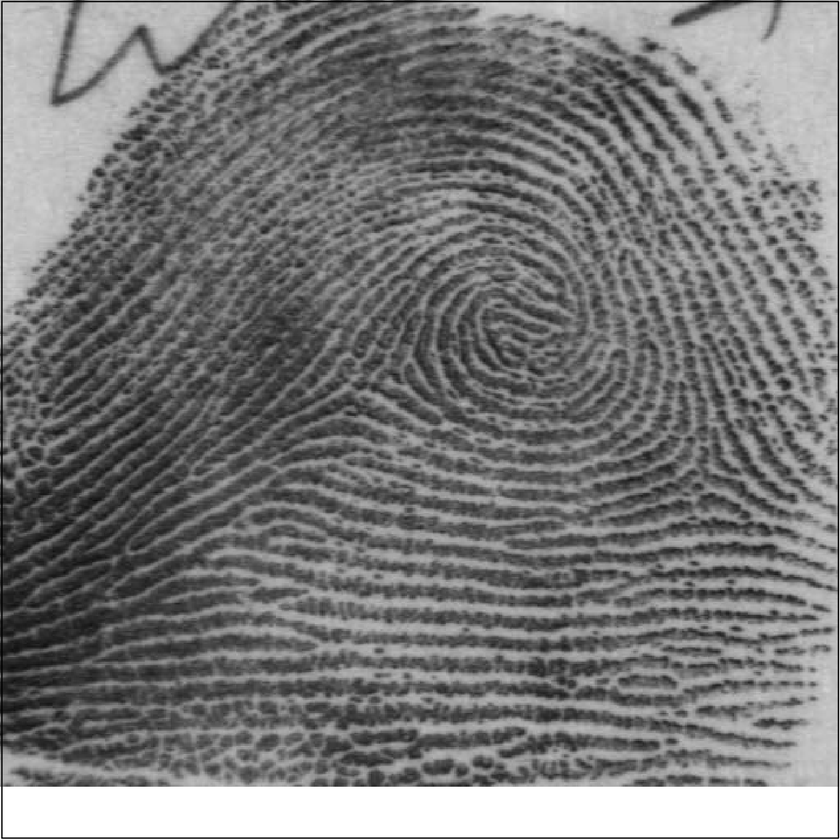
%> input picture median_smoothing/8-FigureA.1-1.png, 840 x 840 px, shrunk from 1230 x 1230 before the run
$ octave otsu_thresholding_bc_var.m   (GNU Octave 9; MATLAB toolbox functions it lacks are replaced by stand-ins)
%> lines starting %> are read from the running program, lines starting %| are printed output that depends on the picture; in (x1, y1, x2, y2) boxes, pixels count from 0 and x2, y2 are one past the last pixel; in counts of white or black regions, pixels touching at a corner belong together; the program's own positions count from 1
clc;
clear all;
close all;
img = imread("8-FigureA.1-1.png");
%> img is the input picture: size 840x840x3 uint8; min 0, max 255, mean 120.8

[histImg,counts] = imhist(img);
%> histImg = 256 values, max 119838 at index 256, min 0 at index 221, mean 8268.8; counts = 256 values from 0 to 255

P = histImg/sum(histImg);
%> P = 256 values, max 0.0566 at index 256, min 0 at index 221, mean 0.00391

max = 0;
sigma(1) = 0;

for i=2:255
    p1 = sum(P(1:i));
    p2 = sum(P(i+1:256));

    mu1 = sum((0:i-1)'.*P(1:i))/p1;
    mu2 = sum((i:255)'.*P(i+1:256))/p2;

    sigma(i) = p1*p2*((mu1-mu2)^2);

    if sigma(i)>max
        max = sigma(i);
        threshold = i-1;
    end
end
%> this loop made 254 passes
%> (p1, p2, mu1, mu2, max) on passes 1 to 12: (0.000278, 1, 0.296, 120.9, 4.04), (0.000475, 1, 1, 120.9, 6.82), (0.00116, 0.999, 2.18, 121, 16.34), (0.00138, 0.999, 2.47, 121, 19.32), (0.00149, 0.999, 2.66, 121, 20.81), (0.00166, 0.998, 3, 121, 23.04), (0.00236, 0.998, 4.19, 121.1, 32.21), (0.00242, 0.998, 4.29, 121.1, 32.99), (0.00253, 0.997, 4.49, 121.1, 34.36), (0.00257, 0.997, 4.57, 121.1, 34.83), (0.00261, 0.997, 4.68, 121.1, 35.36), (0.00268, 0.997, 4.86, 121.1, 36.15)
%> after the loop, max = 1891.9; sigma = 255 values, max 1891.9 at index 136, min 0 at index 1, mean 1120; threshold = 135

bw_img = img>threshold;
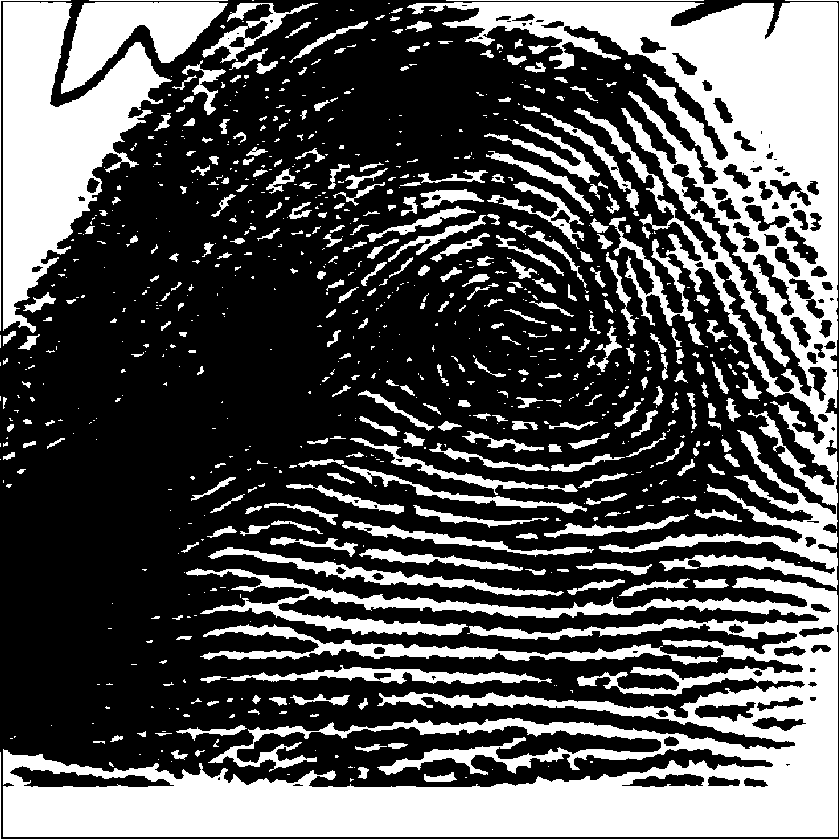
%> bw_img: size 840x840x3 logical; 34.1% white; 828 white regions (505 under 20 px), largest, box (x1, y1, x2, y2) and area: (3, 568, 838, 837) 85301, (407, 2, 838, 590) 63115, (3, 2, 172, 333) 25323

figure(1);
subplot(2,2,1:2);

subplot(2,2,3);
imshow(img);
subplot(2,2,4);
imshow(bw_img);
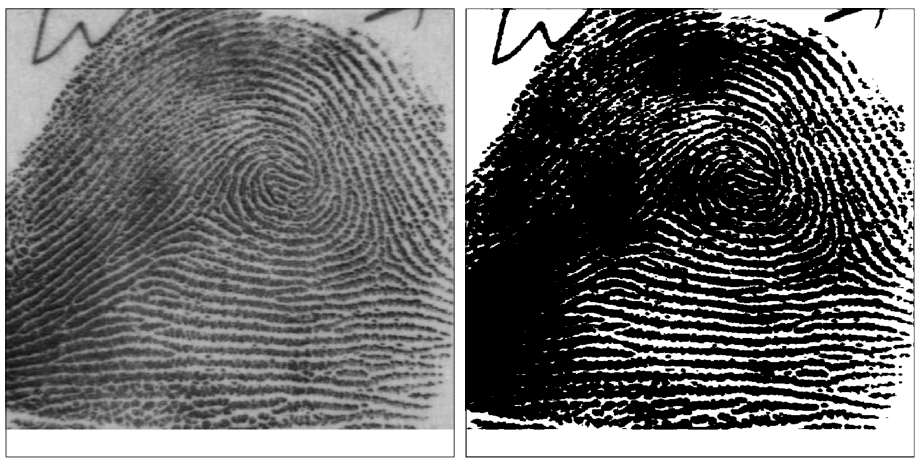
%> figure redrawn from the program's plot data, 2 panels

$ run again, with median_smoothing/9-FigureA.2-1.png copied over median_smoothing/8-FigureA.1-1.png
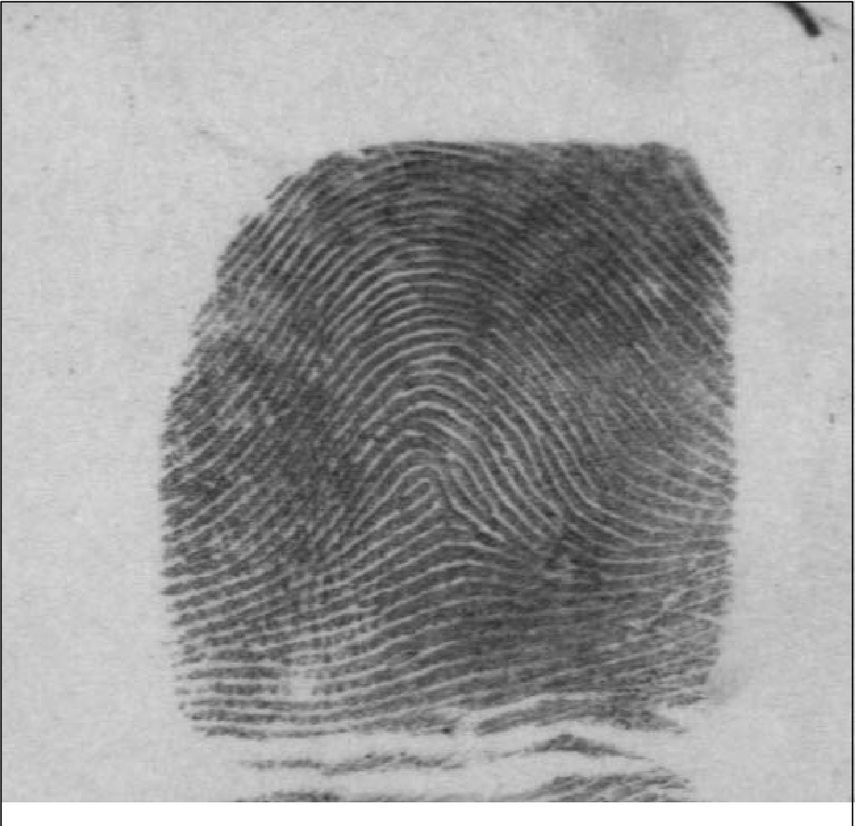
%> input picture median_smoothing/9-FigureA.2-1.png, 855 x 826 px, shrunk from 1230 x 1188 before the run
%> img is the input picture: size 826x855x3 uint8; min 0, max 255, mean 156.9
%> histImg = 256 values, max 78339 at index 202, min 0 at index 2, mean 8276.1; counts = 256 values from 0 to 255
%> P = 256 values, max 0.037 at index 202, min 0 at index 2, mean 0.00391
%> the loop `for i=2:255` made 254 passes
%> (p1, p2, mu1, mu2, max) on passes 1, 8, 9, 10, 11, 12, 17, 18: (1.42e-06, 1, 0, 156.9, 0.0349), (8.5e-06, 1, 6.67, 156.9, 0.192), (0.000782, 0.999, 8.97, 157, 17.11), (0.00113, 0.999, 9.29, 157.1, 24.67), (0.00113, 0.999, 9.29, 157.1, 24.7), (0.00117, 0.999, 9.37, 157.1, 25.42), (0.00117, 0.999, 9.39, 157.1, 25.47), (0.00117, 0.999, 9.41, 157.1, 25.53)
%> after the loop `for i=2:255`: max = 2392.7; sigma = 255 values, max 2392.7 at index 150, min 0 at index 1, mean 1052.5; threshold = 149
%> `bw_img = img>threshold;`:
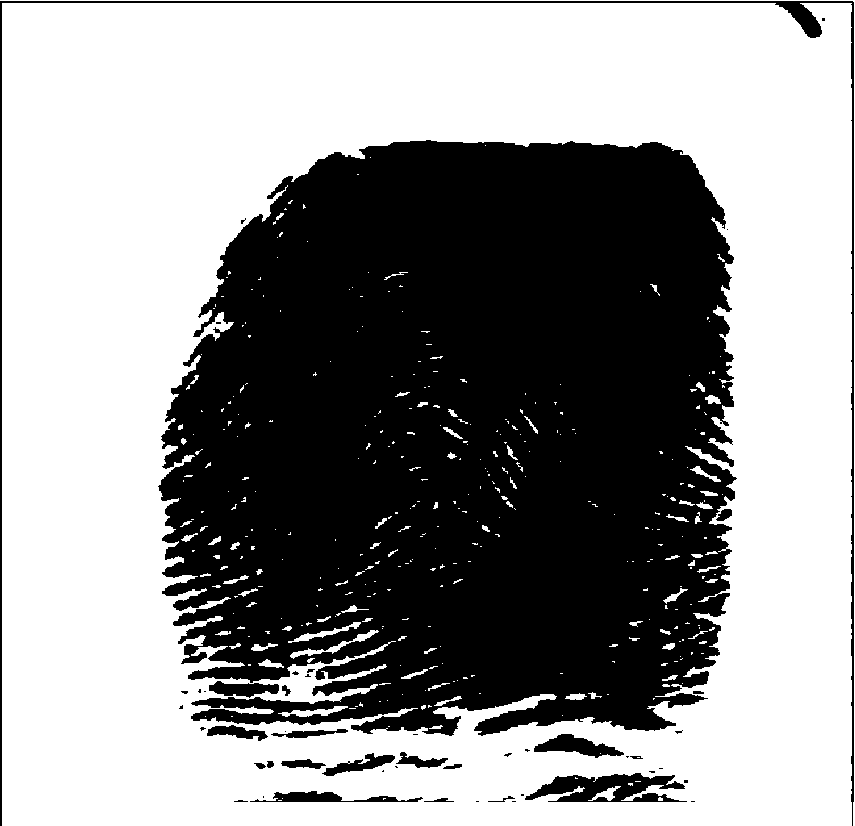
%> bw_img: size 826x855x3 logical; 57.4% white; 49 black regions (28 under 20 px), largest, box (x1, y1, x2, y2) and area: (158, 140, 737, 736) 286863, (0, 1, 854, 826) 5897, (525, 773, 687, 802) 2750
%> `imshow(bw_img);`:
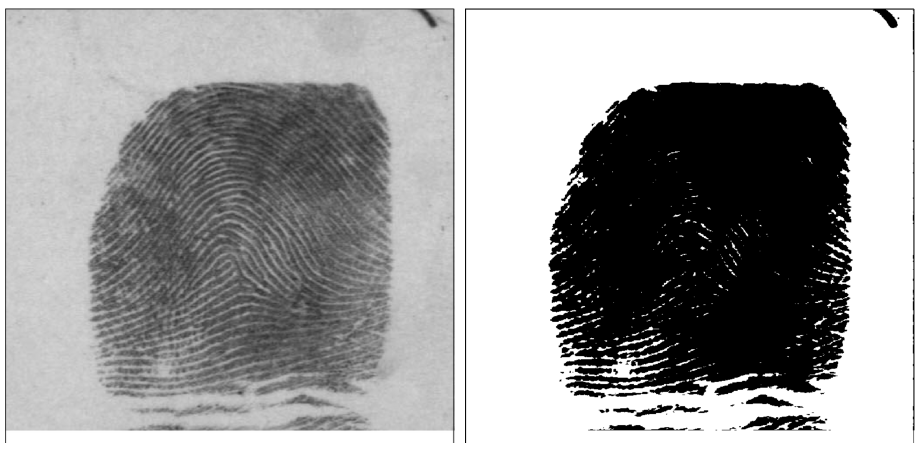
%> figure redrawn from the program's plot data, 2 panels
